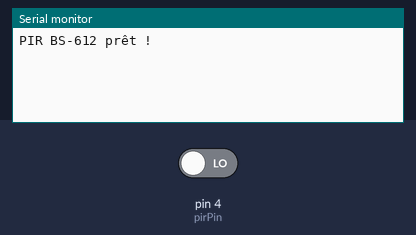
This sketch was run on a simulated Arduino Uno, built with avr-gcc and run on an emulated ATmega328P. Shown: the last lines printed to the serial monitor. Inputs (shaded band) come from the test bench; at power-on: pin 4 (pirPin) LOW.

Above: at 1.2 s.
1.3 s: pin 4 (pirPin) driven HIGH
At 1.8 s:
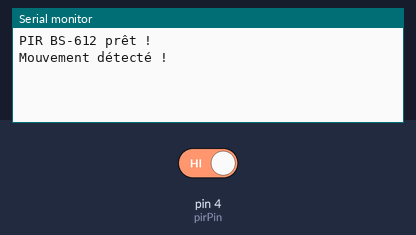
2.8 s: pin 4 (pirPin) driven LOW
At 4.1 s:
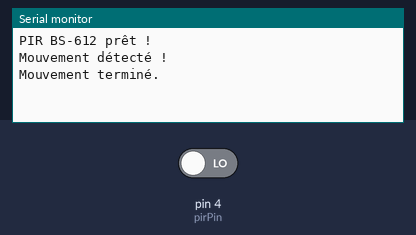

The sketch:

sketch_dec19a.ino
```cpp
const int pirPin = 4;


int pirState = LOW;
int value = 0;

void setup() {
  Serial.begin(9600);

  pinMode(pirPin, INPUT);


  Serial.println("PIR BS-612 prêt !");
}

void loop() {
  value = digitalRead(pirPin);

  if (value == HIGH && pirState == LOW) {
    Serial.println("Mouvement détecté !");

    pirState = HIGH;
  }

  else if (value == LOW && pirState == HIGH) {
    Serial.println("Mouvement terminé.");

    pirState = LOW;


  }
  delay(50);
} 
```

Measured:
- after the input at 1.3 s, the serial monitor: prints a new line at once (image 1)
- after the input at 2.8 s, the serial monitor: prints a new line at once (image 2)
